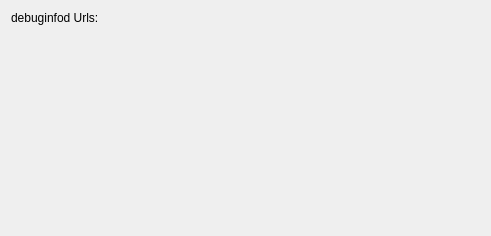
<?xml version="1.0" encoding="UTF-8"?>
<ui version="4.0">
 <class>DebuginfodPage</class>
 <widget class="QWidget" name="DebuginfodPage">
  <property name="geometry">
   <rect>
    <x>0</x>
    <y>0</y>
    <width>491</width>
    <height>236</height>
   </rect>
  </property>
  <property name="windowTitle">
   <string>Form</string>
  </property>
  <layout class="QFormLayout" name="formLayout">
   <item row="0" column="0">
    <widget class="QLabel" name="label">
     <property name="text">
      <string>debuginfod Urls:</string>
     </property>
    </widget>
   </item>
   <item row="0" column="1">
    <widget class="KEditListWidget" name="urls"/>
   </item>
  </layout>
 </widget>
 <customwidgets>
  <customwidget>
   <class>KEditListWidget</class>
   <extends>QWidget</extends>
   <header>keditlistwidget.h</header>
  </customwidget>
 </customwidgets>
 <resources/>
 <connections/>
</ui>
